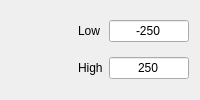
         <widget class="QWidget" name="tab_uniy">
          <attribute name="title">
           <string>Uniform</string>
          </attribute>
          <layout class="QGridLayout" name="gridLayout_3">
           <item row="0" column="1">
            <widget class="QLabel" name="label_14">
             <property name="text">
              <string>Low</string>
             </property>
            </widget>
           </item>
           <item row="0" column="2">
            <widget class="QLineEdit" name="ln_uniylow">
             <property name="sizePolicy">
              <sizepolicy hsizetype="Minimum" vsizetype="Fixed">
               <horstretch>0</horstretch>
               <verstretch>0</verstretch>
              </sizepolicy>
             </property>
             <property name="maximumSize">
              <size>
               <width>80</width>
               <height>16777215</height>
              </size>
             </property>
             <property name="text">
              <string>-250</string>
             </property>
             <property name="alignment">
              <set>Qt::AlignCenter</set>
             </property>
            </widget>
           </item>
           <item row="1" column="1">
            <widget class="QLabel" name="label_15">
             <property name="text">
              <string>High</string>
             </property>
            </widget>
           </item>
           <item row="1" column="2">
            <widget class="QLineEdit" name="ln_uniyhigh">
             <property name="sizePolicy">
              <sizepolicy hsizetype="Minimum" vsizetype="Fixed">
               <horstretch>0</horstretch>
               <verstretch>0</verstretch>
              </sizepolicy>
             </property>
             <property name="maximumSize">
              <size>
               <width>80</width>
               <height>16777215</height>
              </size>
             </property>
             <property name="text">
              <string>250</string>
             </property>
             <property name="alignment">
              <set>Qt::AlignCenter</set>
             </property>
            </widget>
           </item>
           <item row="0" column="0">
            <spacer name="horizontalSpacer_11">
             <property name="orientation">
              <enum>Qt::Horizontal</enum>
             </property>
             <property name="sizeHint" stdset="0">
              <size>
               <width>40</width>
               <height>20</height>
              </size>
             </property>
            </spacer>
           </item>
          </layout>
         </widget>
